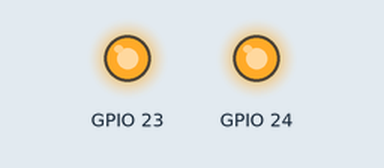
A program run on a simulated Raspberry Pi (BCM pin numbers). On the bench: output pins drawn as LEDs (lit = HIGH). At 18.0 s the program stops and its outputs stay as they are.

Above: at 0.1 s.
At 3.1 s:
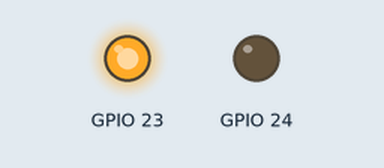
At 18.1 s:
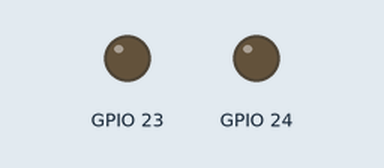
Timing chart, 0 to 19.5 s (numbered marks = the images above):
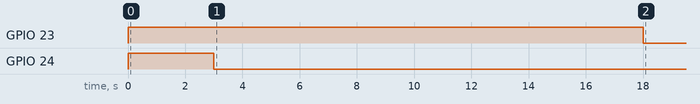

Measured:
- by itself, GPIO 23: LOW → HIGH at 0.00 s, → LOW 18.0 s later
- by itself, GPIO 24: LOW → HIGH at 0.00 s, → LOW 3.0 s later

The program:

pump_driver.py
```python
import RPi.GPIO as GPIO
import time
from time import process_time, sleep

class Pump_Valve_Combo():

    def __init__(self, pump_enable, valve_enable):

        self.pump_enable = pump_enable
        self.valve_enable = valve_enable

        GPIO.setup(self.pump_enable, GPIO.OUT)
        GPIO.setup(self.valve_enable, GPIO.OUT)

    def start_pump(self):
        GPIO.output(self.pump_enable, True)

    def stop_pump(self):
        GPIO.output(self.pump_enable, False)

    def open_valve(self):
        GPIO.output(self.valve_enable, True)

    def close_valve(self):
        GPIO.output(self.valve_enable, False)

    def fill(self):

        self.open_valve()
        self.start_pump()

        time.sleep(3)
        self.hold()


    def hold(self):
        self.open_valve()
        self.stop_pump()

    def release(self):
        self.close_valve()
        self.stop_pump()

if __name__ == '__main__':

    GPIO.setmode(GPIO.BCM)
    pump = Pump_Valve_Combo(24, 23)

    try:
        pump.fill()
        time.sleep(5)
        pump.hold()
        time.sleep(10)
        pump.release()
    except KeyboardInterrupt:
        print("ctrl-c stop")

    finally:
        GPIO.cleanup()
```
